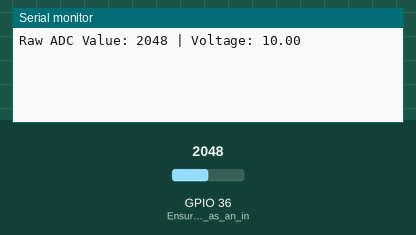
Simulated run of this sketch. Board: ESP32. Parts: the last lines printed to the serial monitor. Inputs (shaded band) come from the test bench; at power-on: GPIO 36 (Ensure_A0_is_set_as_an_in) = 2048.

Above: at 1.2 s.
1.3 s: GPIO 36 (Ensure_A0_is_set_as_an_in) set to 2866
At 2.3 s:
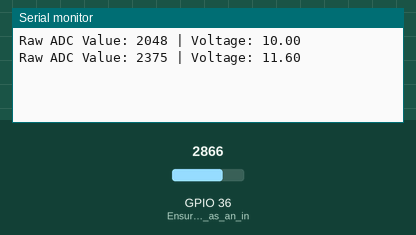
2.8 s: GPIO 36 (Ensure_A0_is_set_as_an_in) set to 3603
At 4.3 s:
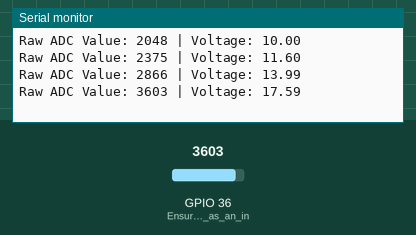
Timing chart, 0 to 5.8 s (numbered marks = the images above; inputs shaded):
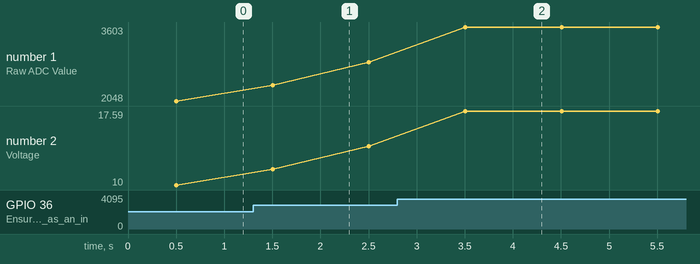

The sketch:

turbidity_ardiuno.ino
```cpp
void setup() {
  Serial.begin(9600); // Initialize serial communication at 9600 baud
  pinMode(A0, INPUT); // Ensure A0 is set as an input
}

void loop() {
  const int numSamples = 10; // Number of samples for averaging
  int total = 0;

  // Take multiple readings and calculate average
  for (int i = 0; i < numSamples; i++) {
    int sensorValue = analogRead(A0);
    total += sensorValue;
    delay(50); // Short delay between samples
  }

  int averageValue = total / numSamples; // Calculate average
  float voltage = averageValue * (5.0 / 1024.0); // Convert to voltage

  // Debugging information
  Serial.print("Raw ADC Value: ");
  Serial.print(averageValue);
  Serial.print(" | Voltage: ");
  Serial.println(voltage);

  delay(500); // Wait before next reading
}
```

Measured:
- after the input at 1.3 s, the serial monitor: prints a new line after 0.20 s (image 1)
- after the input at 2.8 s, the serial monitor: prints a new line after 0.71 s (image 2)
- plotted number 1: 2048 → 2866 after the input at 1.3 s, 2866 → 3603 after the input at 2.8 s
- plotted number 2: 10 → 13.99 after the input at 1.3 s, 13.99 → 17.59 after the input at 2.8 s
